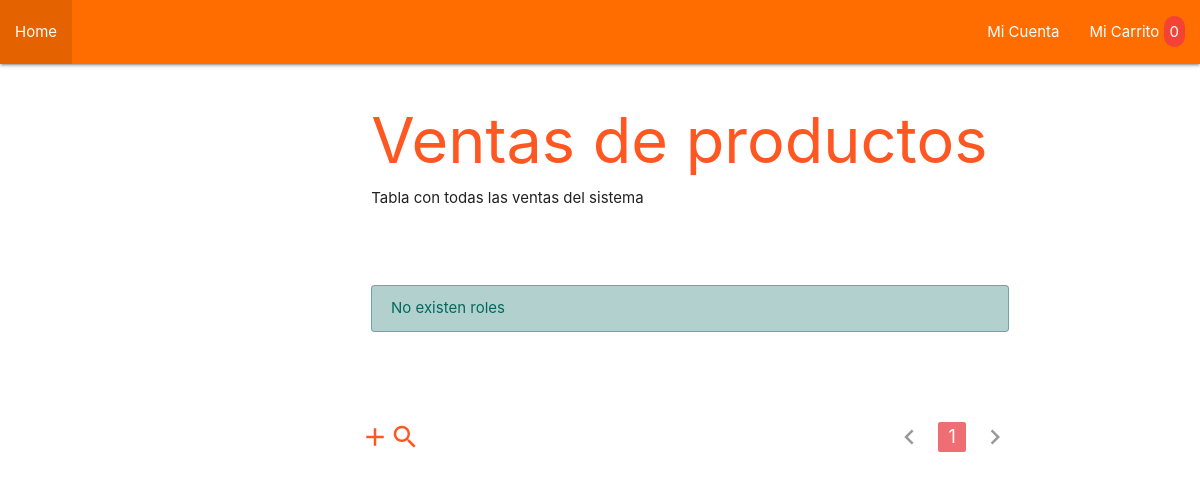
Before: /controladores/VentasControlador.php with the older database file.
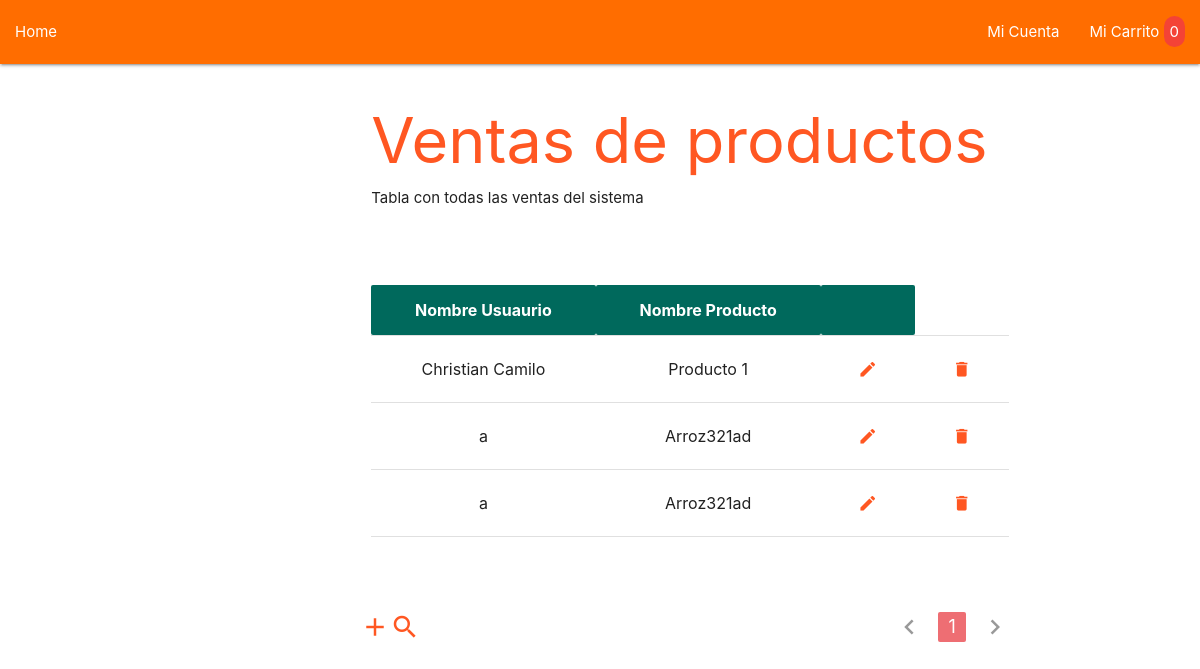
After: the same page with the newer database file.
### tables this page shows
CREATE TABLE `ventas` (
  `id` int(10) UNSIGNED NOT NULL,
  `fecha` date NOT NULL,
  `medio_pago_id` int(10) UNSIGNED NOT NULL,
  `producto_id` int(10) UNSIGNED NOT NULL,
  `usuario_id` int(10) UNSIGNED NOT NULL,
  `valor_total` int(11) NOT NULL
);

CREATE TABLE `usuarios` (
  `id` int(10) UNSIGNED NOT NULL,
  `apellido` varchar(100) NOT NULL,
  `cedula` int(11) NOT NULL,
  `celular` varchar(30) NOT NULL,
  `ciudad` varchar(50) NOT NULL,
  `contrasena` varchar(150) NOT NULL,
  `correo` varchar(150) NOT NULL,
  `direccion` varchar(100) NOT NULL,
  `nombre` varchar(100) NOT NULL,
  `rol_id` int(10) UNSIGNED NOT NULL
);

CREATE TABLE `productos` (
  `id` int(10) UNSIGNED NOT NULL,
  `activo` tinyint(1) NOT NULL,
  `cantidad` int(11) NOT NULL,
  `codigo` varchar(80) NOT NULL,
  `imagen` varchar(150) NOT NULL,
  `nombre` varchar(100) NOT NULL,
  `oferta` int(11) NOT NULL,
  `precio` int(11) NOT NULL,
  `tamano` varchar(100) NOT NULL,
  `tipo_producto` varchar(100) NOT NULL
);

### modelos/Venta.php (called while the page is built, shortened)
<?php
require_once '../configuracion/conexion_db.php';
class Venta
{
    public static $tablaConsulta = 'ventas';
	public static $consultasDonde = '';
	public static $consultaJoin = '';
	public static $numeroConsultasJoin = 0;
	public static $consultaSelect = 'SELECT * FROM ventas ';
	public static $consultaLimite = '';
	public static $consultaOrdenar = '';
	public static function todos()
	{
		$lista_ventas = [];
		$conexion = new Conexion;
		$resultado = $conexion->conn->query('SELECT * FROM ' . static::$tablaConsulta);
		while ( $ventas = $resultado->fetch_assoc() ) {
			$ventasTemporal = new Venta();
			$ventasTemporal->id 	 	 	 	 = $ventas['id'];
			$ventasTemporal->fecha 	 	 	     = $ventas['fecha'];
			$ventasTemporal->producto_id 	 	 = $ventas['producto_id'];
			$ventasTemporal->medio_pago_id	     = $ventas['medio_pago_id'];
			$ventasTemporal->usuario_id	 	     = $ventas['usuario_id'];
            $ventasTemporal->valor_total         = $ventas['valor_total'];
			$lista_ventas[] = $ventasTemporal;
		}
		return $lista_ventas;
	}
	public static function seleccionar($campos)
	{
		static::$consultaSelect = "SELECT $campos FROM ". static::$tablaConsulta;
		return new static;
	}
	public static function unir($tablaOrigen, $tablaUnir, $campoReferencia, $campoOriginal)
	{
		if (static::$numeroConsultasJoin == 0) {
			static::$consultaJoin = " INNER JOIN $tablaUnir ON $tablaOrigen.$campoReferencia = $tablaUnir.$campoOriginal ";
			static::$numeroConsultasJoin++;
		} else {
			static::$consultaJoin .= " INNER JOIN $tablaUnir ON $tablaOrigen.$campoReferencia = $tablaUnir.$campoOriginal ";
		}
		return new static;
	}
	public static function limite($inicio = 0, $limite)
	{
		static::$consultaLimite = " LIMIT $inicio, $limite";
		return new static;
	}
	public static function resultado()
	{
		$lista_ventas = [];
		$conexion = new Conexion;
		$sql = static::$consultaSelect . static::$consultasDonde . static::$consultaJoin . static::$consultaOrdenar . static::$consultaLimite;
		$resultado = $conexion->conn->query($sql);
		while ( $venta = $resultado->fetch_assoc() ) {
			$ventasTemporal = new Venta();
			$ventasTemporal->id 	 	 	 = ( isset($venta['id']) ? $venta['id'] : '');
			$ventasTemporal->fecha 	 	 	 = ( isset($venta['fecha']) ? $venta['fecha'] : '');
            $ventasTemporal->medio_pago_id 	 = ( isset($venta['medio_pago_id']) ? $venta['medio_pago_id'] : '');
			$ventasTemporal->producto_id	 = ( isset($venta['producto_id']) ? $venta['producto_id'] : '');
			$ventasTemporal->usuario_id	 	 = ( isset($venta['usuario_id']) ? $venta['usuario_id'] : '');
			if( isset($venta['nombreUsuario']) ) {
				$usuarioTemporal = new Usuario;
				$usuarioTemporal->apellido 	 = ( isset($venta['apellido']) ? $venta['apellido'] : '');
				$usuarioTemporal->cedula	 = ( isset($venta['cedula']) ? $venta['cedula'] : '');
				$usuarioTemporal->celular 	 = ( isset($venta['celular']) ? $venta['celular'] : '');
				$usuarioTemporal->ciudad 	 = ( isset($venta['ciudad']) ? $venta['ciudad'] : '');
				$usuarioTemporal->correo 	 = ( isset($venta['correo']) ? $venta['correo'] : '');
				$usuarioTemporal->direccion	 = ( isset($venta['direccion']) ? $venta['direccion'] : '');
				$usuarioTemporal->nombre 	 = ( isset($venta['nombreUsuario']) ? $venta['nombreUsuario'] : '');
				$usuarioTemporal->rol_id 	 = ( isset($venta['rol_id']) ? $venta['rol_id'] : '');
				$usuarioTemporal->rol 	 	 = ( isset($venta['rol']) ? $venta['rol'] : '');
				$ventasTemporal->usuario = $usuarioTemporal;
			}
			if( isset($venta['nombreProducto']) ) {
                $productoTemporal = new Producto();
                $productoTemporal->id 	 	      = ( isset($venta['id']) ? $venta['id'] : '');
                $productoTemporal->activo 	      = ( isset($venta['activo']) ? $venta['activo'] : '');
                $productoTemporal->codigo	      = ( isset($venta['codigo']) ? $venta['codigo'] : '');
                $productoTemporal->imagen 	      = ( isset($venta['imagen']) ? $venta['imagen'] : '');
                $productoTemporal->nombre 	      = ( isset($venta['nombreProducto']) ? $venta['nombreProducto'] : '');
                $productoTemporal->oferta         = ( isset($venta['oferta']) ? $venta['oferta'] : '');
                $productoTemporal->precio 	      = ( isset($venta['precio']) ? $venta['precio'] : '');
                $productoTemporal->tamano	      = ( isset($venta['tamano']) ? $venta['tamano'] : '');
                $productoTemporal->tipo_producto  = ( isset($venta['tipo_producto']) ? $venta['tipo_producto'] : '');
                $productoTemporal->cantidad	      = ( isset($venta['cantidad']) ? $venta['cantidad'] : '');
				$ventasTemporal->producto = $productoTemporal;
			}
            if( isset($venta['medio']) ) {
    			$medioTemporal = new MedioPago;
    			$medioTemporal->id 	     = ( isset($venta['id']) ? $venta['id'] : '');
    			$medioTemporal->medio 	 = ( isset($venta['medio']) ? $venta['medio'] : '');
				$ventasTemporal->medio_pago = $medioTemporal;
			}
			$lista_ventas[] = $ventasTemporal;
		}
		static::$consultasDonde = '';
		static::$consultaJoin = '';
		static::$numeroConsultasJoin = 0;
		static::$consultaSelect = 'SELECT * FROM ventas ';
		static::$consultaOrdenar = '';
		static::$consultaLimite = '';
		return $lista_ventas;
	}
}

### configuracion/conexion_db.php (called while the page is built, shortened)
<?php
class Conexion{
    function __construct(){
        $this->conn = new mysqli(servidor, servidor_nombre, servidor_contra, servidor_base_datos);
    }
}
?>

### vistas/ventas/index.php (the view, shortened to what the changed rows need)
<html lang="en">
<head>
    <?php include_once '../vistas/includes/estilos.php'; ?>
</head>
<body>
    <main class="container">
        <div class="row">
            <div class="col s12">
                <h1 style="margin-bottom: .8rem;" class="deep-orange-text">Ventas de productos</h1>
            </div>
        </div>
        <div class="row" style="margin-top: 4rem;">
            <div class="col s12">
                <?php if($ventas != null) : ?>
                <table class="responsive-table centered">
                    <thead class="teal darken-3 white-text">
                        <th>Nombre Usuaurio</th>
                        <th>Nombre Producto</th>
                        <th></th>
                    </thead>
                    <tbody id="tablaRoles">
                        <?php foreach ($ventas as $key => $venta) : ?>
                            <tr>
                                <td data-nombre-rol="<?php echo $venta->usuario->nombre ?>"> <?php echo $venta->usuario->nombre ?> </td>
                                <td data-nombre-rol="<?php echo $venta->producto->nombre ?>"> <?php echo $venta->producto->nombre ?> </td>
                                <td>
                                    <button class="waves-effect waves-light btn-flat"><i class="material-icons" style="color: #ff5722;">create</i></button>
                                </td>
                                <td>
                                    <button class="waves-effect waves-light btn-flat"><i class="material-icons" style="color: #ff5722;">delete</i></button>
                                </td>
                            </tr>
                        <?php endforeach ?>
                    </tbody>
                </table>
                <?php else: ?>
                    <div class="alerta alerta-teal-darken-3" >No existen roles</div>
                <?php endif ?>
            </div>
        </div>
        <div class="mt-16 flex justify-between flex-wrap" >
            <div class="col s12 l7 mt-6 sm:mt-0" >
                <ul class="pagination">
                    <?php for ($i = 1; $i <= $cantidadDePaginas; $i++): ?>
                        <?php if ($pagina == $i): ?>
                            <li class="active">
                                <a href="<?php echo htmlspecialchars(ruta . "/usuarios/roles/pagina/$i") ?>"><?php echo $i ?></a>
                            </li>
                        <?php else: ?>
                            <li class="waves-effect">
                                <a href="<?php echo htmlspecialchars(ruta . "/usuarios/roles/pagina/$i") ?>"><?php echo $i ?></a>
                            </li>
                        <?php endif; ?>
                    <?php endfor; ?>
                </ul>
            </div>
        </div>
    </main>
</body>
</html>

Changed rows visible on the page:
added ventas: usuario.nombre "Christian Camilo", producto.nombre "Producto 1"
added ventas: usuario.nombre "a", producto.nombre "Arroz321ad"
added ventas: usuario.nombre "a", producto.nombre "Arroz321ad"
Other visible differences:
text no longer shown: "No existen roles"
text now shown: "Nombre Usuaurio Nombre Producto"
